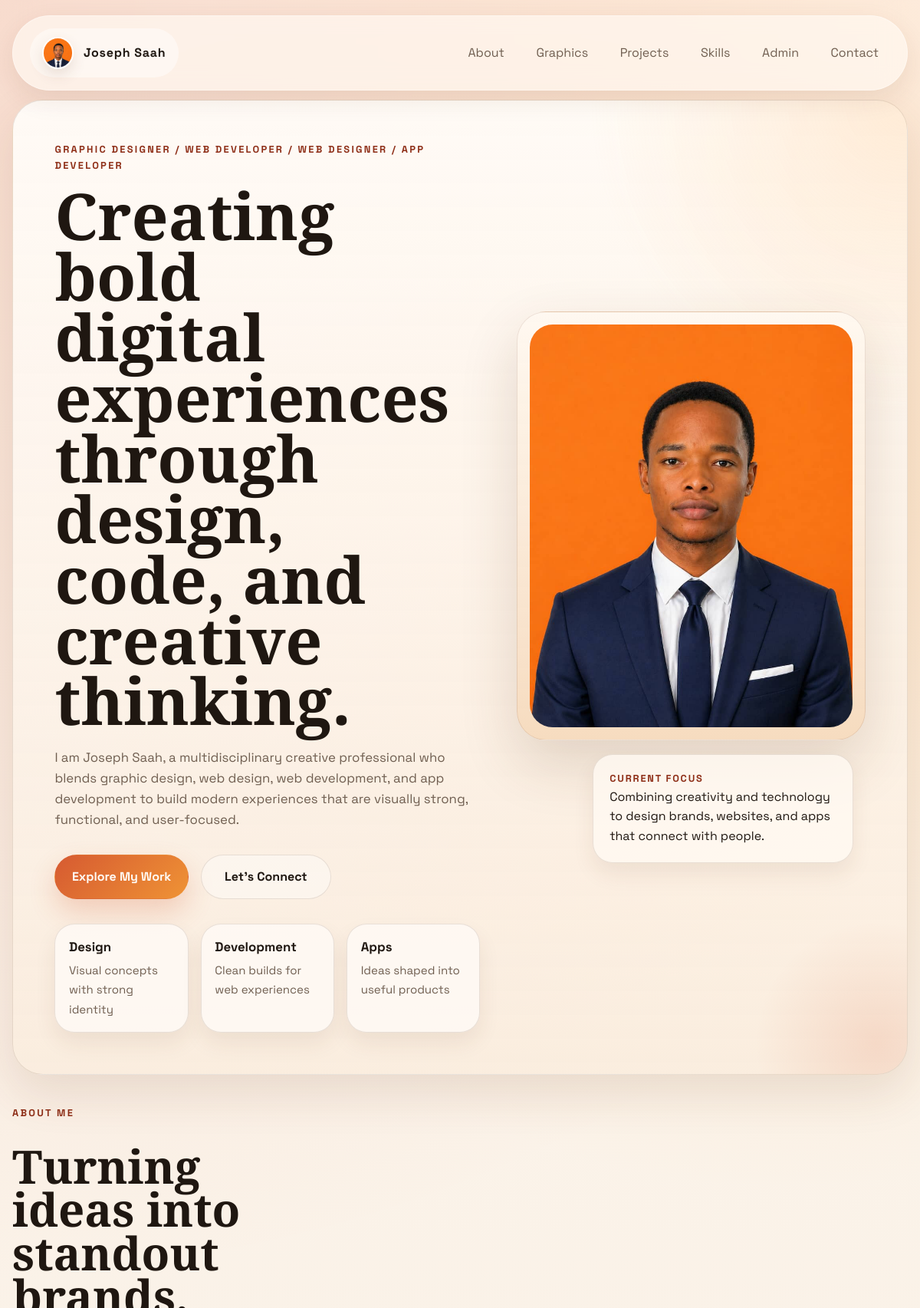
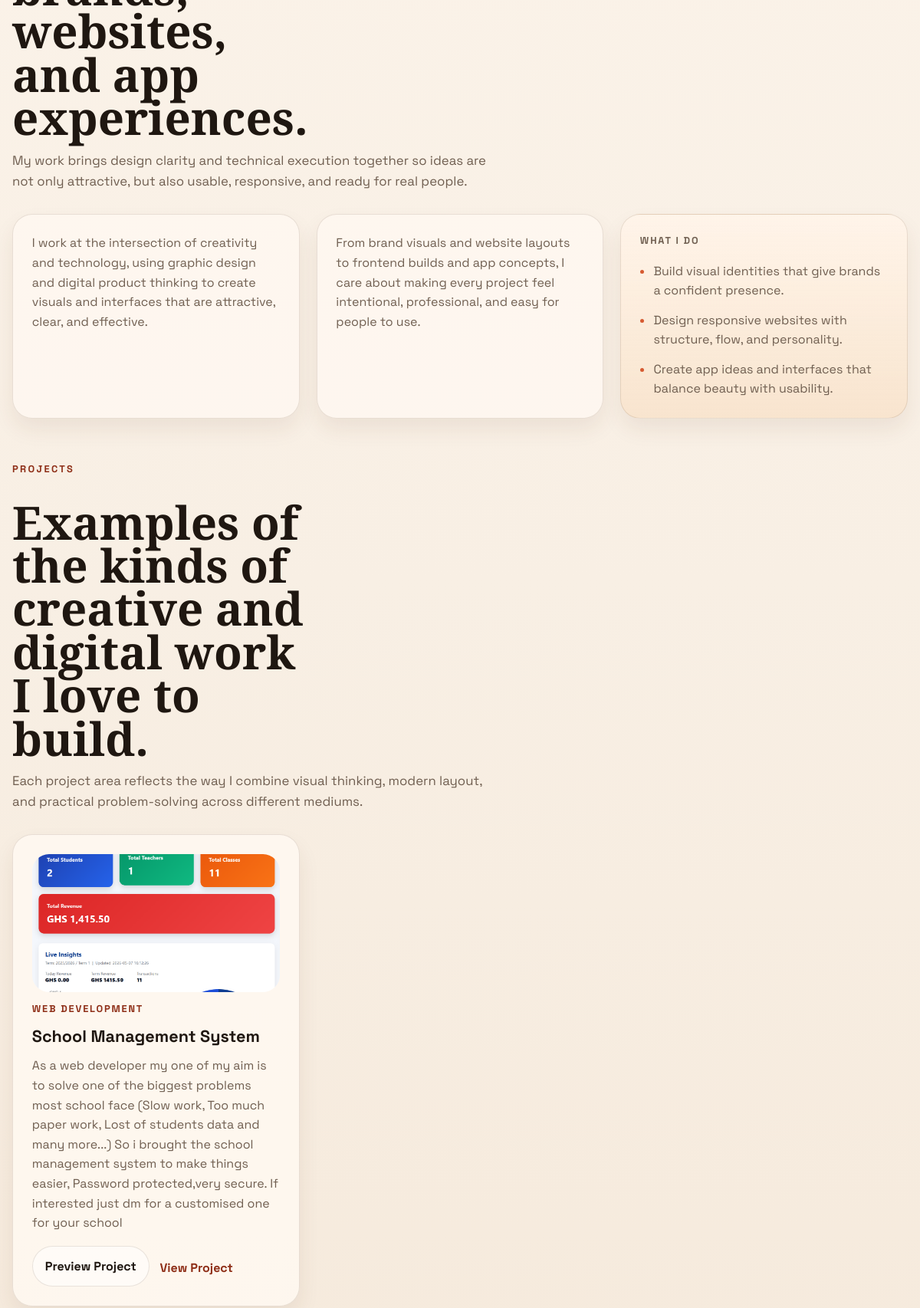
The page / (upper part) on the database its author committed (2 pictures, top to bottom).
### app.py (models this page shows)
class Project(db.Model):
    id = db.Column(db.Integer, primary_key=True)
    target = db.Column(db.String(50), nullable=False)
    category = db.Column(db.String(100), nullable=False)
    title = db.Column(db.String(150), nullable=False)
    description = db.Column(db.Text, nullable=False)
    tags = db.Column(db.String(255), default="")
    link = db.Column(db.String(255), default="")
    link_label = db.Column(db.String(100), default="")
    image_filename = db.Column(db.String(255), default="")
    @property
    def tags_list(self):
        return [tag.strip() for tag in (self.tags or "").split(",") if tag.strip()]
    @property
    def image_url(self):
        if not self.image_filename:
            return ""
        return url_for("static", filename=f"uploads/{self.image_filename}")

### app.py (the view)
@app.route("/")
def index():
    projects = Project.query.filter_by(target="main").order_by(Project.id.desc()).all()
    return render_template("index.html", projects=projects)

### templates/index.html (shortened to what this page needs)
<!DOCTYPE html>
<html lang="en">
<head>
    <link rel="stylesheet" href="{{ url_for('static', filename='styles.css') }}">
</head>
<body>
    <div class="page-shell">
        <header class="site-header">
            <nav class="nav">
                <a class="brand" href="#home">
                    <img src="{{ url_for('static', filename='profile.jpeg') }}" alt="Joseph Saah" class="brand-avatar">
                    <span class="brand-name">Joseph Saah</span>
                </a>
                <ul class="nav-links">
                    <li><a href="#about">About</a></li>
                    <li><a href="{{ url_for('graphics') }}">Graphics</a></li>
                    <li><a href="#projects">Projects</a></li>
                    <li><a href="#skills">Skills</a></li>
                    <li><a href="{{ url_for('admin_login') }}">Admin</a></li>
                    <li><a href="#contact">Contact</a></li>
                </ul>
            </nav>
        </header>
        <main class="site-main">
            <section class="hero" id="home">
                <div class="hero-copy">
                    <p class="eyebrow">Graphic Designer / Web Developer / Web Designer / App Developer</p>
                    <h1>Creating bold digital experiences through design, code, and creative thinking.</h1>
                    <p class="hero-text">
                        I am Joseph Saah, a multidisciplinary creative professional who blends
                        graphic design, web design, web development, and app development to build
                        modern experiences that are visually strong, functional, and user-focused.
                    </p>
                    <div class="hero-actions">
                        <a href="#projects" class="btn btn-primary">Explore My Work</a>
                        <a href="#contact" class="btn btn-secondary">Let&apos;s Connect</a>
                    </div>
                    <div class="hero-metrics">
                        <div>
                            <span class="metric-number">Design</span>
                            <span class="metric-label">Visual concepts with strong identity</span>
                        </div>
                        <div>
                            <span class="metric-number">Development</span>
                            <span class="metric-label">Clean builds for web experiences</span>
                        </div>
                        <div>
                            <span class="metric-number">Apps</span>
                            <span class="metric-label">Ideas shaped into useful products</span>
                        </div>
                    </div>
                </div>
                <div class="hero-visual">
                    <div class="portrait-frame">
                        <img src="{{ url_for('static', filename='profile.jpeg') }}" alt="Portrait of Joseph Saah" class="profile-img">
                    </div>
                    <div class="hero-card">
                        <p class="hero-card-title">Current Focus</p>
                        <p>
                            Combining creativity and technology to design brands, websites, and
                            apps that connect with people.
                        </p>
                    </div>
                </div>
            </section>
            <section class="section about" id="about">
                <div class="section-heading">
                    <p class="eyebrow">About Me</p>
                    <h2>Turning ideas into standout brands, websites, and app experiences.</h2>
                    <p class="section-intro">
                        My work brings design clarity and technical execution together so ideas are
                        not only attractive, but also usable, responsive, and ready for real people.
                    </p>
                </div>
                <div class="about-grid">
                    <article class="panel">
                        <p>
                            I work at the intersection of creativity and technology, using graphic
                            design and digital product thinking to create visuals and interfaces
                            that are attractive, clear, and effective.
                        </p>
                    </article>
                    <article class="panel">
                        <p>
                            From brand visuals and website layouts to frontend builds and app
                            concepts, I care about making every project feel intentional,
                            professional, and easy for people to use.
                        </p>
                    </article>
                    <article class="panel panel-accent">
                        <p class="card-tag">What I Do</p>
                        <ul class="feature-list">
                            <li>Build visual identities that give brands a confident presence.</li>
                            <li>Design responsive websites with structure, flow, and personality.</li>
                            <li>Create app ideas and interfaces that balance beauty with usability.</li>
                        </ul>
                    </article>
                </div>
            </section>
            <section class="section projects" id="projects">
                <div class="section-heading">
                    <p class="eyebrow">Projects</p>
                    <h2>Examples of the kinds of creative and digital work I love to build.</h2>
                    <p class="section-intro">
                        Each project area reflects the way I combine visual thinking, modern layout,
                        and practical problem-solving across different mediums.
                    </p>
                </div>
                <div class="card-grid">
                    {% if projects %}
                        {% for project in projects %}
                            <article
                                class="project-card dynamic-project-card"
                                data-project-preview-card
                                data-project-category="{{ project.category }}"
                                data-project-title="{{ project.title }}"
                                data-project-description="{{ project.description }}"
                                data-project-tags="{{ project.tags_list|join('||') }}"
                                data-project-target="Main Portfolio"
                                data-project-image="{{ project.image_url }}"
                                data-project-link="{{ project.link }}"
                                data-project-link-label="{{ project.link_label or 'View Project' }}"
                            >
                                {% if project.image_url %}
                                    <div class="dynamic-media">
                                        <img src="{{ project.image_url }}" alt="{{ project.title }}" class="dynamic-image">
                                    </div>
                                {% endif %}
                                <p class="card-tag">{{ project.category }}</p>
                                <h3>{{ project.title }}</h3>
                                <p>{{ project.description }}</p>
                                <div class="project-card-actions">
                                    <button type="button" class="project-preview-button" data-project-preview-button>
                                        Preview Project
                                    </button>
                                    {% if project.link %}
                                        <a href="{{ project.link }}" class="project-link" target="_blank" rel="noreferrer">
                                            {{ project.link_label or "View Project" }}
                                        </a>
                                    {% endif %}
                                </div>
                            </article>
                        {% endfor %}
                    {% endif %}
                </div>
            </section>
        </main>
    </div>
</body>
</html>

### rows shown on the page
Project: image_url (picture), category "WEB DEVELOPMENT", title "School Management System", description "As a web developer my one of my aim is to solve one of the biggest problems most school face (Slow work, Too much paper work, Lost of students data and many more...) So i brought the school management system to make things easier, Password protected,very secure. If interested just dm for a customised one for your school", link_label "View Project"
